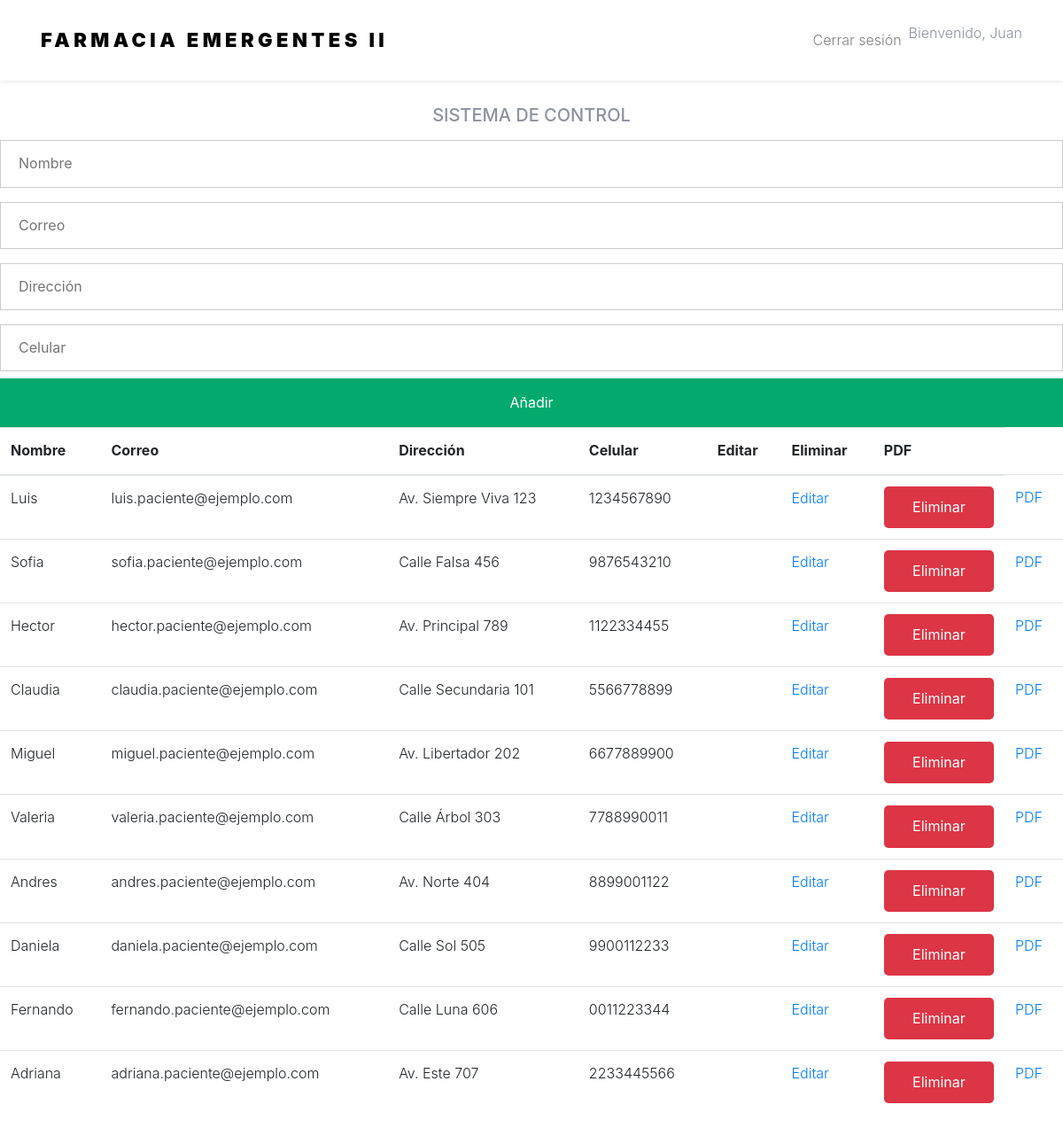
The page /control.html (signed in) on the database its author committed.
### tables this page shows
CREATE TABLE Pacientes (
            id INTEGER PRIMARY KEY AUTOINCREMENT,
            nombre TEXT,
            correo TEXT,
            direccion TEXT,
            contrasena TEXT,
            celular TEXT
        );

### app.py (the view)
@app.route('/control.html')
def control():
    pacientes = consultar_paciente()  # Usando la función del archivo db_functions.py
    return render_template('control.html', pacientes=pacientes)

### db_functions.py (called while the page is built)
def obtener_conexion():
    conexion = sqlite3.connect('mi_farmacia.db')
    conexion.row_factory = sqlite3.Row  # Para acceder a las columnas por nombre
    return conexion

def consultar_paciente():
    conexion = obtener_conexion()
    cursor = conexion.cursor()
    cursor.execute("SELECT id, nombre, correo, direccion, celular FROM Pacientes")
    pacientes = cursor.fetchall()  # Obtener todos los resultados
    conexion.close()
    return pacientes

### templates/control.html (shortened to what this page needs)
<!DOCTYPE html>
<html lang="ES-MX">
<head>
  <link rel="stylesheet" href="../static/fonts/icomoon/style.css">
  <link rel="stylesheet" href="../static/css/bootstrap.min.css">
  <link rel="stylesheet" href="../static/css/magnific-popup.css">
  <link rel="stylesheet" href="../static/css/jquery-ui.css">
  <link rel="stylesheet" href="../static/css/owl.carousel.min.css">
  <link rel="stylesheet" href="../static/css/owl.theme.default.min.css">
  <link rel="stylesheet" href="../static/css/bootstrap/bootstrap.css">
  <link rel="stylesheet" href="../static/css/aos.css">
  <link rel="stylesheet" href="../static/css/style.css">
</head>
<body>
  <header>
    <nav class="navbar navbar-expand-lg navbar-light shadow-sm">
      <div class="container">
        <div class="logo">
          <div class="site-logo">
            <a href="index.html" class="js-logo-clone">FARMACIA EMERGENTES II</a>
          </div>
        </div>
        <div class="collapse navbar-collapse" id="navbarSupport">
          <ul class="navbar-nav ml-auto">
			      <li class="nav-item">
              <a class="nav-link" href="index.html">Cerrar sesi&oacute;n</a>
            </li>
            <li class="nav-item">
              <a lass="nav-link">Bienvenido, {{session['nombre'] }}</a>
            </li>
          </ul>
        </div>
      </div>
    </nav>
  </header>
  <br>
  <h5 style="text-align: center;">SISTEMA DE CONTROL</h5>
  <section>
    <form action="/guardar_paciente" method="POST" autocomplete="off">
        <input type="text" name="nombre" id="nombre"
        placeholder="Nombre">
        <input type="text" name="correo" id="correo"
        placeholder="Correo">
        <input type="text" name="direccion" id="direccion"
        placeholder="Direcci&oacute;n">
        <input type="text" name="celular" id="celular"
        placeholder="Celular">
        <button class="boton"
        type="submit">Añadir</button>
    </form>
</section>
<section class="section">
            <table class="table">
                <thead>
                    <tr>
                        <th>Nombre</th>
                        <th>Correo</th>
                        <th>Direcci&oacute;n</th>
                        <th>Celular</th>
                        <th>Editar</th>
                        <th>Eliminar</th>
                        <th>PDF</th>
                    </tr>
                </thead>
                <tbody>
                  {% for paciente in pacientes %}
                    <tr>
                        <td>{{paciente[1]}}</td>
                        <td>{{paciente[2]}}</td>
                        <td>{{paciente[3]}}</td>
                        <td>{{paciente[4]}}</td>
                        <td>{{paciente[5]}}</td>
                        <td>
                          <p><a style="text-decoration: none;" href="{{url_for('editar_paciente', id=paciente[0])}}">Editar</a></p>
                        </td>
                        <td>
                          <form action="{{url_for('eliminar_paciente_route')}}" method="POST">
                            <button class="button btn-elimina">Eliminar</button>
                        </form>
                        </td>
                        <td>
                          <p><a style="text-decoration: none;" href="#">PDF</a></p>
                        </td>
                    </tr>
                    {% endfor %}
                </tbody>
            </table>
</section>
</body>
</html>

### static/css/style.css (style rules this page uses)
body { line-height: 1.7; color: #8c92a0; font-weight: 300; font-size: 16px; }
input[type=text], input[type=password] { width: 100%; padding: 12px 20px; margin: 8px 0; display: inline-block; border: 1px solid #ccc; box-sizing: border-box; }
button { background-color: #04AA6D; color: white; padding: 14px 20px; margin: 0px 0; border: none; cursor: pointer; width: 100%; }
.container { padding: 16px; }
a { -webkit-transition: .3s all ease; -o-transition: .3s all ease; transition: .3s all ease; }
.site-logo a { text-transform: uppercase; letter-spacing: .2em; font-size: 22px; color: #000 !important; font-weight: 900; }

### rows shown on the page
Pacientes: nombre "Luis", correo "luis.paciente@ejemplo.com", direccion "Av. Siempre Viva 123", celular "1234567890"
Pacientes: nombre "Sofia", correo "sofia.paciente@ejemplo.com", direccion "Calle Falsa 456", celular "9876543210"
Pacientes: nombre "Hector", correo "hector.paciente@ejemplo.com", direccion "Av. Principal 789", celular "1122334455"
Pacientes: nombre "Claudia", correo "claudia.paciente@ejemplo.com", direccion "Calle Secundaria 101", celular "5566778899"
Pacientes: nombre "Miguel", correo "miguel.paciente@ejemplo.com", direccion "Av. Libertador 202", celular "6677889900"
Pacientes: nombre "Valeria", correo "valeria.paciente@ejemplo.com", direccion "Calle Árbol 303", celular "7788990011"
Pacientes: nombre "Andres", correo "andres.paciente@ejemplo.com", direccion "Av. Norte 404", celular "8899001122"
Pacientes: nombre "Daniela", correo "daniela.paciente@ejemplo.com", direccion "Calle Sol 505", celular "9900112233"
Pacientes: nombre "Fernando", correo "fernando.paciente@ejemplo.com", direccion "Calle Luna 606", celular "0011223344"
Pacientes: nombre "Adriana", correo "adriana.paciente@ejemplo.com", direccion "Av. Este 707", celular "2233445566"

### other values the page prints
{{ session['nombre'] }} "Juan"
